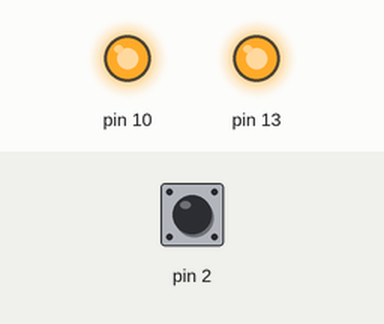
Bench run of a sketch on a simulated Arduino Uno, built with avr-gcc and run on an emulated ATmega328P. Shown: output pins drawn as LEDs (lit = HIGH). The test bench sets the inputs (shaded band); at power-on: pin 2 HIGH. What the sketch prints to the serial monitor is not drawn.

Above: at 1.2 s.
1.3 s: pin 2 pulled LOW for 0.15 s
At 1.38 s:
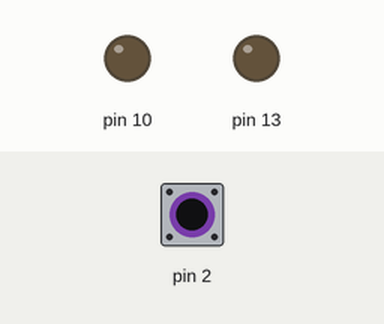
2.9 s: pin 2 pulled LOW for 3.2 s
At 7.4 s:
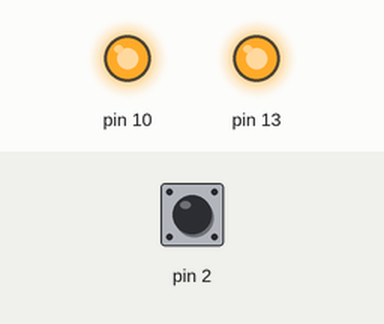
Timing chart, 0 to 8.9 s (numbered marks = the images above; inputs shaded):
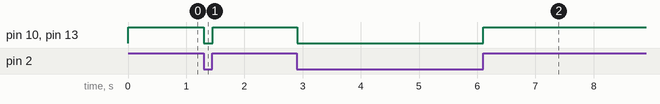

Measured:
- after the input at 1.3 s, pin 10, pin 13: HIGH → LOW at once, → HIGH 0.15 s later
- after the input at 2.9 s, pin 10, pin 13: HIGH → LOW at once, → HIGH 3.2 s later

The sketch:

test.ino
```cpp
void setup() {
  // Bits/second
  Serial.begin(9600);
  pinMode(2,INPUT_PULLUP);
  pinMode(13, OUTPUT);
  pinMode(10, OUTPUT);
}

void loop() {
  int sensorVal = digitalRead(2);
  Serial.println(sensorVal);
  if(sensorVal == HIGH){
    digitalWrite(13, HIGH);
    digitalWrite(10, HIGH);
  } else {
    digitalWrite(13, LOW);
    digitalWrite(10, LOW);
  }
}
```
